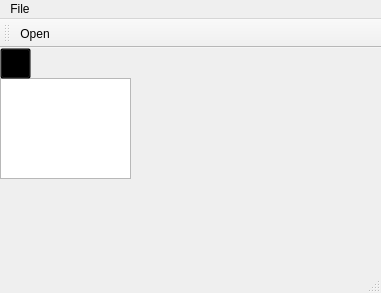
<?xml version="1.0" encoding="UTF-8"?>
<ui version="4.0">
 <class>MainWindow</class>
 <widget class="QMainWindow" name="MainWindow">
  <property name="geometry">
   <rect>
    <x>0</x>
    <y>0</y>
    <width>381</width>
    <height>293</height>
   </rect>
  </property>
  <property name="windowTitle">
   <string>MainWindow</string>
  </property>
  <widget class="QWidget" name="centralWidget">
   <widget class="QListWidget" name="listWidget">
    <property name="geometry">
     <rect>
      <x>0</x>
      <y>30</y>
      <width>131</width>
      <height>101</height>
     </rect>
    </property>
   </widget>
   <widget class="QPushButton" name="addFilter">
    <property name="geometry">
     <rect>
      <x>0</x>
      <y>0</y>
      <width>31</width>
      <height>31</height>
     </rect>
    </property>
    <property name="styleSheet">
     <string notr="true">#addFilter
{
	background-color: transparent;
	border-image: url(:/rec/Img/plus.png);
}
#addFilter::pressed
{
border-image: url(:/rec/Img/images.png)
}</string>
    </property>
    <property name="text">
     <string/>
    </property>
    <property name="iconSize">
     <size>
      <width>16</width>
      <height>20</height>
     </size>
    </property>
   </widget>
  </widget>
  <widget class="QMenuBar" name="menuBar">
   <property name="geometry">
    <rect>
     <x>0</x>
     <y>0</y>
     <width>381</width>
     <height>21</height>
    </rect>
   </property>
   <widget class="QMenu" name="menuFile">
    <property name="title">
     <string>File</string>
    </property>
    <addaction name="actionOpen"/>
   </widget>
   <addaction name="menuFile"/>
  </widget>
  <widget class="QToolBar" name="mainToolBar">
   <attribute name="toolBarArea">
    <enum>TopToolBarArea</enum>
   </attribute>
   <attribute name="toolBarBreak">
    <bool>false</bool>
   </attribute>
   <addaction name="actionOpen"/>
  </widget>
  <widget class="QStatusBar" name="statusBar"/>
  <action name="actionOpen">
   <property name="icon">
    <iconset resource="Resources.qrc">
     <normaloff>:/rec/Img/images.png</normaloff>:/rec/Img/images.png</iconset>
   </property>
   <property name="text">
    <string>Open</string>
   </property>
  </action>
 </widget>
 <layoutdefault spacing="6" margin="11"/>
 <resources>
  <include location="Resources.qrc"/>
 </resources>
 <connections/>
</ui>
